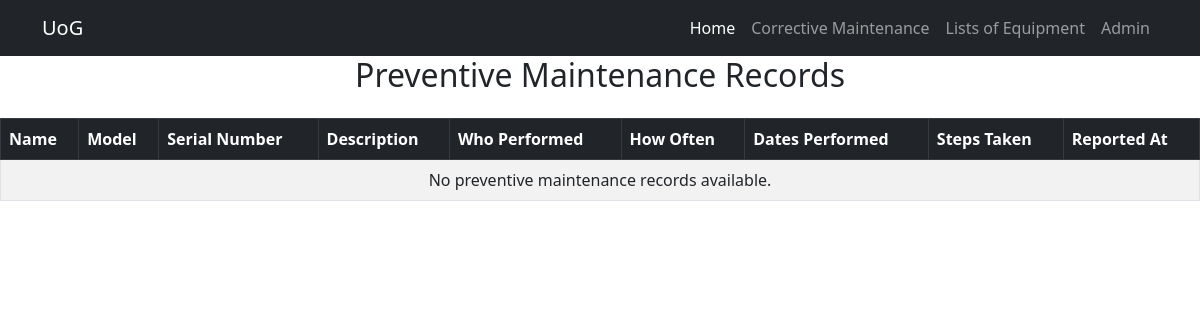
/preventive/, run on an earlier commit of the app's database.
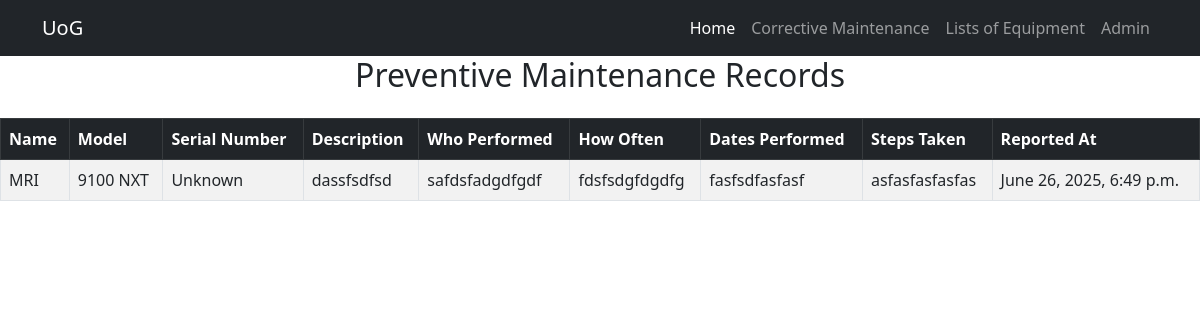
And on a later commit of the database.
### item/models.py (models this page shows, shortened)
class Preventive_maintenance(models.Model):
    name = models.CharField(max_length=100, verbose_name="Equipment Name")
    model = models.CharField(max_length=100, verbose_name="Model")
    serial_number = models.CharField(max_length=100, unique=True, verbose_name="Serial Number")
    description_of_maintenance_task_performed = models.TextField(
        max_length=1000,
        verbose_name="Description of Maintenance Task Performed"
    )
    who_performed_the_maintenance = models.TextField(
        max_length=1000,
        verbose_name="Who Performed the Maintenance"
    )
    how_often_the_maintenance_task_was_performed = models.TextField(
        max_length=1000,
        verbose_name="How Often the Maintenance Task Was Performed"
    )
    dates_the_maintenace_task_was_performed_during_internship = models.TextField(
        max_length=1000,
        verbose_name="Dates the Maintenance Task Was Performed During Internship"
    )
    steps_taken_to_ensure_continued_performance_of_maintenance_task = models.TextField(
        max_length=1000,
        verbose_name="Steps Taken to Ensure Continued Performance of Maintenance Task"
    )
    created_at = models.DateTimeField(auto_now_add=True, verbose_name="Reported At")
    updated_at = models.DateTimeField(auto_now=True, verbose_name="Last Updated")

### item/views.py (the view)
# urls.py: path('preventive/', views.preventive_maintenance_list, name='preventive_maintenance_list'),
def preventive_maintenance_list(request):
    records = Preventive_maintenance.objects.all()
    return render(request, 'preventive_maintenance_list.html', {'records': records})

### item/templates/preventive_maintenance_list.html (shortened to what this page needs)
{% extends 'base.html' %}
{% block content %}
<nav class="navbar navbar-expand-lg navbar-dark bg-dark">
    <div class="container">
        <a class="navbar-brand" href="#">UoG</a>
        <div class="collapse navbar-collapse" id="navbarNav">
            <ul class="navbar-nav ms-auto">
                <li class="nav-item">
                    <a class="nav-link active" href="../">Home</a>
                </li>
                <li class="nav-item">
                    <a class="nav-link" href="/maintenance/">Corrective Maintenance</a>
                </li>
                <li class="nav-item">
                    <a class="nav-link" href="/items/">Lists of Equipment</a>
                </li>
                <li class="nav-item">
                    <a class="nav-link" href="/admin/">Admin</a>
                </li>
            </ul>
        </div>
    </div>
</nav>
<h2 class="mb-4 text-center">Preventive Maintenance Records</h2>
<div class="table-responsive">
    <table class="table table-bordered table-striped">
        <thead class="table-dark">
            <tr>
                <th>Name</th>
                <th>Model</th>
                <th>Serial Number</th>
                <th>Description</th>
                <th>Who Performed</th>
                <th>How Often</th>
                <th>Dates Performed</th>
                <th>Steps Taken</th>
                <th>Reported At</th>
            </tr>
        </thead>
        <tbody>
            {% for record in records %}
            <tr>
                <td>{{ record.name }}</td>
                <td>{{ record.model }}</td>
                <td>{{ record.serial_number }}</td>
                <td>{{ record.description_of_maintenance_task_performed }}</td>
                <td>{{ record.who_performed_the_maintenance }}</td>
                <td>{{ record.how_often_the_maintenance_task_was_performed }}</td>
                <td>{{ record.dates_the_maintenace_task_was_performed_during_internship }}</td>
                <td>{{ record.steps_taken_to_ensure_continued_performance_of_maintenance_task }}</td>
                <td>{{ record.created_at }}</td>
            </tr>
            {% empty %}
            <tr>
                <td colspan="9" class="text-center">No preventive maintenance records available.</td>
            </tr>
            {% endfor %}
        </tbody>
    </table>
</div>
{% endblock %}

What changed in the data, as far as the page shows it:
added Preventive_maintenance: name "MRI", model "9100 NXT", serial_number "Unknown", description_of_maintenance_task_performed "dassfsdfsd", who_performed_the_maintenance "safdsfadgdfgdf", how_often_the_maintenance_task_was_performed "fdsfsdgfdgdfg", dates_the_maintenace_task_was_performed_during_internship "fasfsdfasfasf", steps_taken_to_ensure_continued_performance_of_maintenance_task "asfasfasfasfas", created_at "June 26, 2025, 6:49 p.m."
Also different on the page:
text no longer shown: "No preventive maintenance records available."
